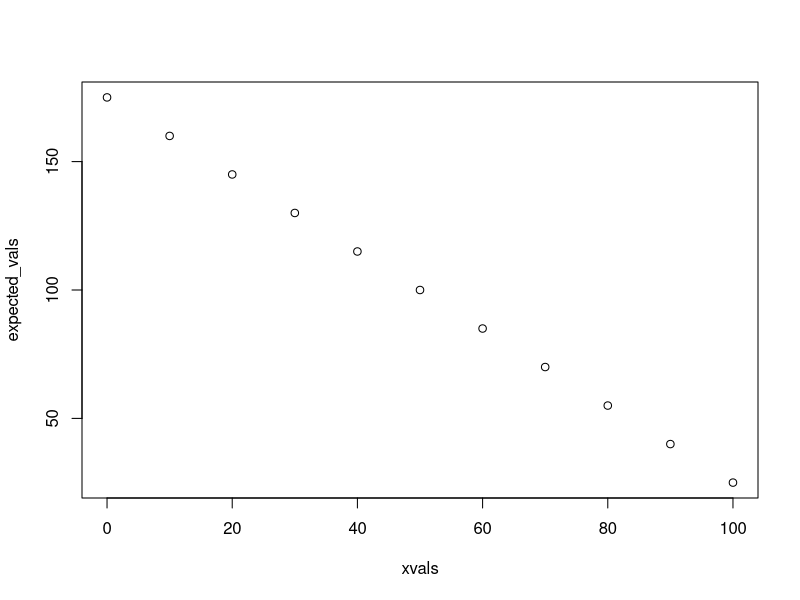
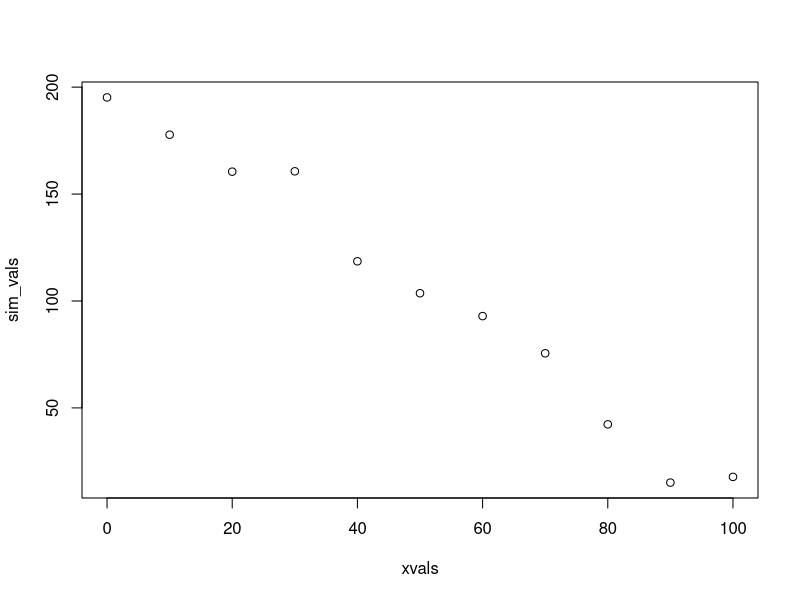
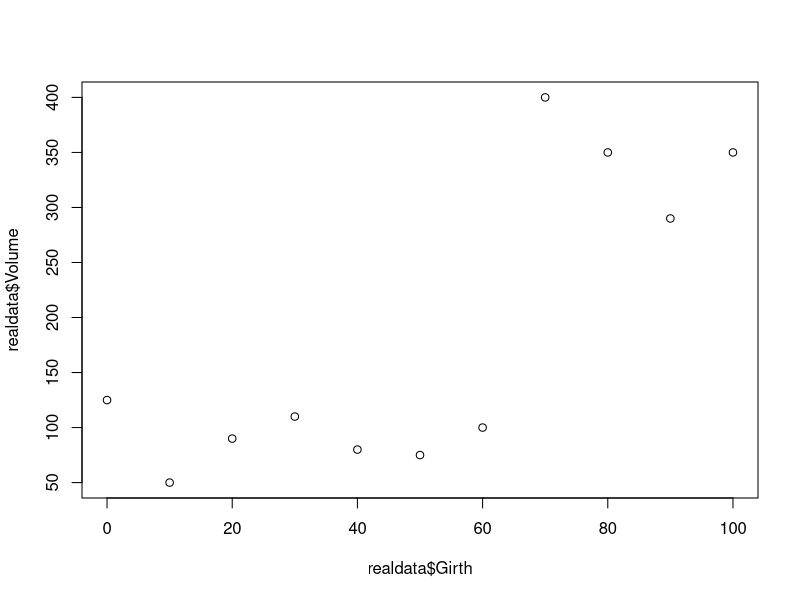
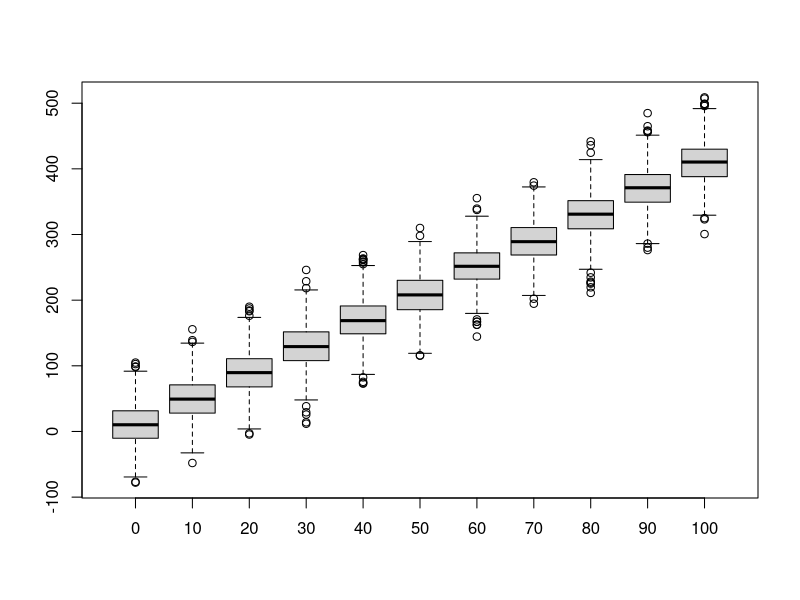
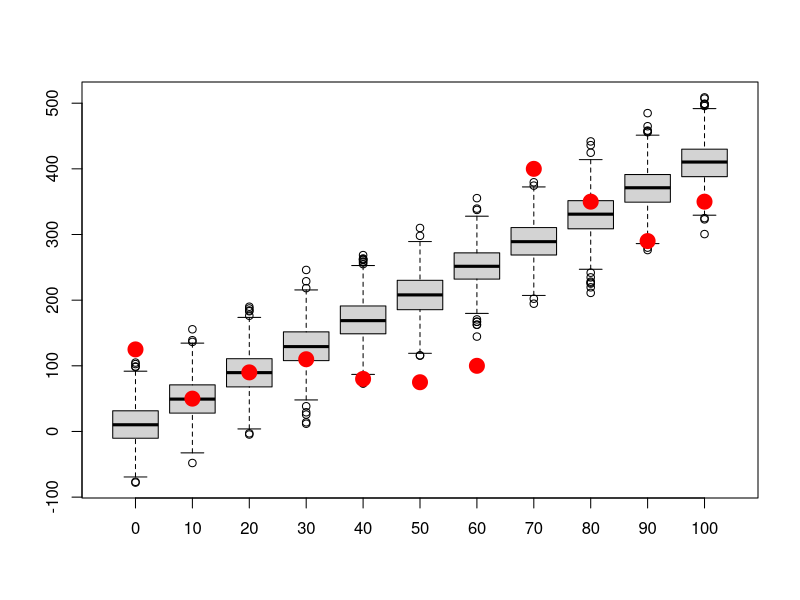
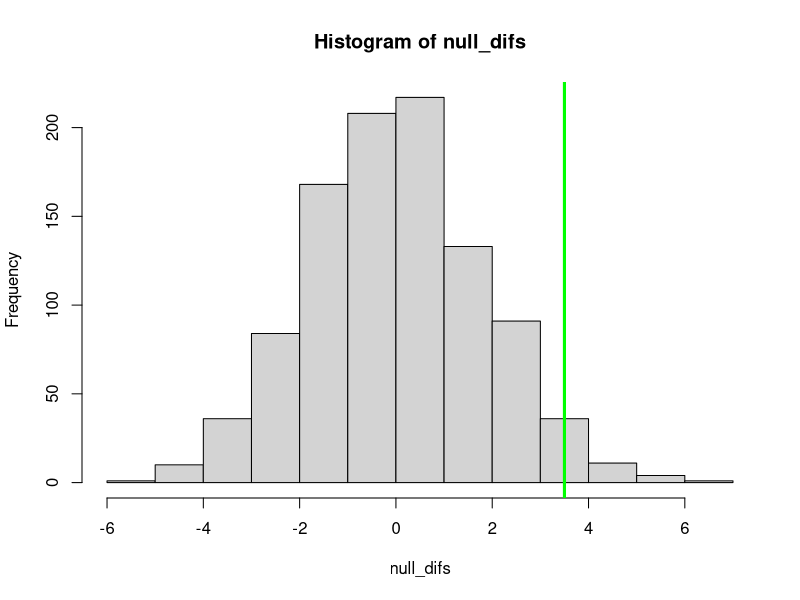
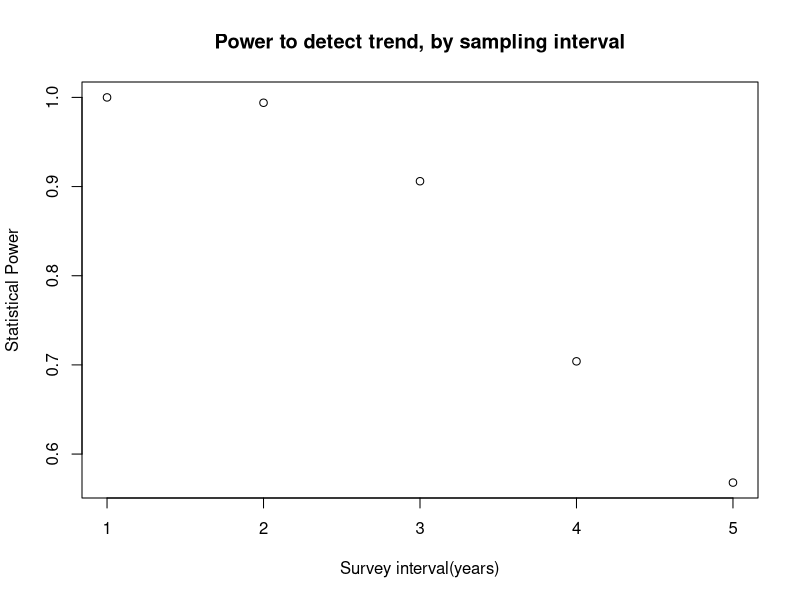

These charts were generated, in order, by the following R code:
## ---- chunk 1
knitr::opts_chunk$set(echo = TRUE, cache = TRUE)
## ---- chunk 2

############################################################
####                                                    ####  
####  NRES 746, Lecture 3                               ####
####                                                    ####
####  Kevin Shoemaker                                   #### 
####  University of Nevada, Reno                        ####
####                                                    #### 
############################################################


############################################################
####  The virtual ecologist                             ####
####     Building data simulation models                ####
############################################################


## ---- chunk 3

############
# SIMULATE DATA GENERATION: decompose into deterministic and stochastic components 

##########
# Deterministic component: define function for transforming a predictor variable into an expected response (linear regression)

    # Arguments:
      # x: vector of covariate values
      # a: the intercept of a linear relationship mapping the covariate to an expected response
      # b: the slope of a linear relationship mapping the covariate to an expected response

deterministic_component <- function(x,a,b){
  linear <- a + b*x   # specify a deterministic, linear functional form
  return(linear)
}

xvals = seq(0,100,10)  # define the values of a hypothetical predictor variable (e.g., tree girth)

expected_vals <- deterministic_component(xvals,175,-1.5)   # use the deterministic component to determine the expected response (e.g., tree volume)
expected_vals

plot(xvals,expected_vals)   # plot out the relationship

## ---- chunk 4

##########
# Stochastic component: define a function for transforming an expected (deterministic) response and adding a layer of "noise" on top!

    # Arguments:
      # x: vector of expected responses
      # variance: variance of the "noise" component of your data simulation model

stochastic_component <- function(x,variance){     
  sd <- sqrt(variance)       # convert variance to standard deviation       
  stochvals <- rnorm(length(x),x,sd)       # add a layer of "noise" on top of the expected response values
  return(stochvals)
}

    ### Simulate stochastic data!!
sim_vals <- stochastic_component(expected_vals,variance=500)   # try it- run the function to add noise to your expected values. 

plot(xvals,sim_vals)     # plot it- it should look much more "noisy" now!

# ALTERNATIVELY:

sim_vals <- stochastic_component(deterministic_component(xvals,175,-1.5),500)    # stochastic "shell" surrounds a deterministic "core"    

## ---- chunk 5

############
# Goodness-of-fit test!


############
# Imagine you have the following "real" data (e.g., tree volumes). 

realdata <- data.frame(Volume=c(125,50,90,110,80,75,100,400,350,290,350),Girth=xvals)
plot(realdata$Girth,realdata$Volume)

## ---- chunk 6

#############
# Let's simulate many datasets from our hypothesized data generating model:

reps <- 1000    # specify number of replicate datasets to generate
samplesize <- nrow(realdata)    # define the number of data points we should generate for each simulation "experiment"
simresults <- array(0,dim=c(samplesize,reps))   # initialize a storage array for results 
for(i in 1:reps){       # for each independent simulation "experiment":
  exp_vals <- deterministic_component(realdata$Girth,a=10,b=4)          # simulate the expected tree volumes for each measured girth value
  sim_vals <- stochastic_component(exp_vals,1000)  # add stochastic noise
  simresults[,i] <- sim_vals   # store the simulated data for later
}

    # now make a boxplot of the results
boxplot(lapply(1:nrow(simresults), function(i) simresults[i,]),xaxt="n")    # (repeat) make a boxplot of the simulation results
axis(1,at=c(1:samplesize),labels=realdata$Girth)                          # add x axis labels 

## ---- chunk 7

#########
# Now overlay the "real" data

boxplot(lapply(1:nrow(simresults), function(i) simresults[i,]),xaxt="n")    # (repeat) make a boxplot of the simulation results
axis(1,at=c(1:samplesize),labels=realdata$Girth)                          # add x axis labels 
points(c(1:samplesize),realdata$Volume,pch=20,cex=3,col="red",xaxt="n")     # this time, overlay the "real" data 

## ---- chunk 8

###########
# Using data simulation to flesh out sampling distributions for frequentist inference 

    # e.g., the "brute force t test" example:

reps <- 1000                    # number of replicate samples to generate
null_difs <- numeric(reps)              # storage vector for the test statistic for each sample
for(i in 1:reps){
  sampleA <- rnorm(10,10,4)        # sample representing "groups" A and B under the null hypothesis
  sampleB <- rnorm(10,10,4)
  null_difs[i] <- mean(sampleA)-mean(sampleB)         # test statistic (model result)
}

hist(null_difs)           # plot out the sampling distribution
abline(v=3.5,col="green",lwd=3)

## ---- chunk 9

###############
# Power analysis example: designing a monitoring program for a rare species


   ### first, let's develop some helper functions:

########
# function for computing the number of observed/detected animals in a single survey

    # Arguments:
      # TrueN: true population abundance
      # surveyors: number of survey participants each day
      # days: survey duration, in days

NumObserved <- function(TrueN=1000,surveyors=1,days=3){
  probPerPersonDay <- 0.02      # define the probability of detection per person-days
  probPerDay <- 1-(1-probPerPersonDay)^surveyors      # define the probability of detection per day (multiple surveyors)
  probPerSurvey <- 1-(1-probPerDay)^days       # define the probability of detection for the entire survey
  nobs <- rbinom(1,size=TrueN,prob=probPerSurvey)     # simulate the number of animals detected!
  return(nobs)
}
NumObserved(TrueN=500,surveyors=2,days=7)   # test the new function

## ---- chunk 10

#########
# function for computing abundance dynamics of a declining population

    # Arguments:
      # LastYearAbund: true population abundance in the previous year
      # trend: proportional change in population size from last year

ThisYearAbund <- function(LastYearAbund=1000,trend=-0.03){
  CurAbund <- LastYearAbund + trend*LastYearAbund    # compute abundance this year
  CurAbund <- floor(CurAbund)  # can't have fractional individuals!
  return(CurAbund)
}
ThisYearAbund(LastYearAbund=500,trend=-0.03)    # test the new function

## ---- chunk 11

########
# develop a function for simulating monitoring data from a declining population

    # Arguments:
      # initabund: true initial population abundance
      # trend: proportional change in population size from last year
      # years: duration of simulation
      # observers: number of survey participants each day
      # days: survey duration, in days
      # survint: survey interval, in years (e.g., 2 means surveys are conducted every other year)

SimulateMonitoringData <- function(initabund=1000,trend=-0.03,years=25,observers=1,days=3,survint=2){
  prevabund <- initabund        # initialize "previous-year abundance" at initial abundance 
  detected <- numeric(years)     # set up storage variable
  for(y in 1:years){            # for each year of the simulation:
    thisAbund <- ThisYearAbund(prevabund,trend)             # compute the current abundance on the basis of the trend
    detected[y] <- NumObserved(thisAbund,observers,days)     # sample the current population using this monitoring scheme
    prevabund <- thisAbund   # set this years abundance as the previous years abundance (to set up the simulation for next year)
  }
  surveyed <- c(1:years)%%survint==0    # which years were surveys actually performed?
  detected[!surveyed] <- NA            # if the survey is not performed that year, return a missing value
  return(detected)       # return the number of individuals detected
}

SimulateMonitoringData(initabund=1000,trend=-0.03,years=25,observers=1,days=3,survint=2)    # test the new function

## ---- chunk 12

#########
# finally, develop a function for assessing whether or not a decline was detected:

    # Arguments:
      # monitoringData: simulated results from a long-term monitoring study
      # alpha: define acceptable type-I error rate (false positive rate)

IsDecline <- function(monitoringData,alpha=0.05){
  time <- 1:length(monitoringData)      # vector of survey years
  model <- lm(monitoringData~time)    # for now, let's use ordinary linear regression (perform linear regression on simulated monitoring data)
  p_value <- summary(model)$coefficients["time","Pr(>|t|)"]      # extract the p-value  
  isdecline <- ifelse(summary(model)$coefficients["time","Estimate"]<0,TRUE,FALSE)     # determine if the simulated monitoring data determined a "significant" decline
  sig_decline <- ifelse((p_value<=alpha)&(isdecline),TRUE,FALSE)    # if declining and significant trend, then the monitoring protocol successfully diagnosed a decline
  return(sig_decline)
}

IsDecline(monitoringData=c(10,20,NA,15,1),alpha=0.05)    # test the function

## ---- chunk 13

nreps <- 1000
initabund <- 100
GetPower <- function(observers=1,days=3,alpha=0.05,years=25,survint=2,trend=-0.03){
  decline <- logical(nreps)
  for(i in 1:nreps){
    detected <- SimulateMonitoringData(initabund,trend,years,observers,days,survint)
    decline[i] <- IsDecline(detected,alpha)
  }
  Power <- length(which(decline==TRUE))/nreps 
  return(Power)
}
cat((sprintf("The statistical power to detect a decline for the default parameters is: %s",GetPower())))    # for default

## ---- chunk 14

  initabund = 1000
  survints <- c(1:5)
  powers <- numeric(length(survints))
  for(i in 1:length(survints)){
    powers[i] <- GetPower(survint=survints[i])
  }
  
  plot(powers~survints,xlab="Survey interval(years)",ylab="Statistical Power",main="Power to detect trend, by sampling interval") 
  
